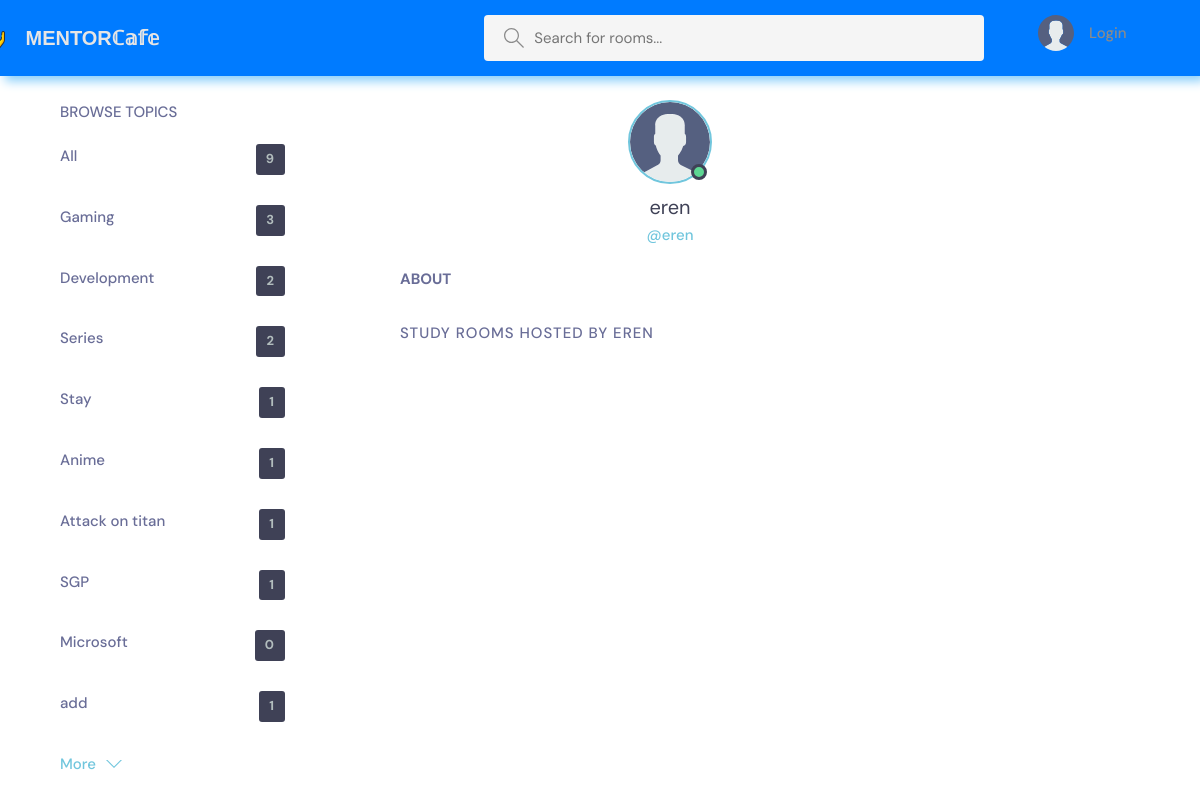
Page /profile/6 on the committed database.
### base/models.py (models this page shows, shortened)
class Topic(models.Model):
    name = models.CharField(max_length=255)

### base/views.py (the view)
# urls.py: path('profile/<slug:pk>', views.userProfile, name = "profile"),
def userProfile(request,pk):
    user = User.objects.get(id=pk)
    rooms = user.room_set.all()
    topics = Topic.objects.all()
    context = {'user': user,'topics':topics,'rooms':rooms}
    return render(request,'base/profile.html',context)

### base/templates/base/profile.html (shortened to what this page needs)
{% extends 'main.html'%}
{% load static%}
{%block content%}
<main class="profile-page layout layout--3">
        <div class="container">
          <div class="topics">
            <div class="topics__header">
              <h2>Browse Topics</h2>
            </div>
            <ul class="topics__list">
                <li>
                  <a href="{% url 'home' %}"> All <span>{{topics.count}}</span></a>
                </li>
                {%for topic in topics %}
                <li>
                  <a href="{% url 'home' %}?q={{topic.name}}">{{topic.name}} <span>{{topic.room_set.all.count}}</span></a>
                </li>
                {%endfor%}
              </ul>
            <button class="btn btn--link" href="/">
              More
              <svg version="1.1" xmlns="http://www.w3.org/2000/svg" width="32" height="32" viewBox="0 0 32 32">
                <title>chevron-down</title>
                <path d="M16 21l-13-13h-3l16 16 16-16h-3l-13 13z"></path>
              </svg>
            </button>
          </div>
          <div class="roomList">
            <div class="profile">
              <div class="profile__avatar">
                <div class="avatar avatar--large active">
                  <img src="{% static 'images/avatar.svg'%}" />
                </div>
              </div>
              <div class="profile__info">
                <h3>{{user.username}}</h3>
                <p>@{{user.username}}</p>
              </div>
              <div class="profile__about">
                <h3>About</h3>
              </div>
            </div>
            <div class="roomList__header">
              <div>
                <h2>Study Rooms Hosted by {{user.username}}</a>
                </h2>
              </div>
            </div>
          </div>
        </div>
      </main>
{%endblock%}

### static/styles/style.css (style rules this page uses)
:root { --color-main: #71c6dd; --color-main-light: #e1f6fb; --color-dark: #3f4156; --color-dark-medium: #51546e; --color-dark-light: #696d97; --color-light: #e5e5e5; --color-gray: #8b8b8b; --color-light-gray: #b2bdbd; --color-bg: #2d2d39; --color-success: #5dd693; --color-error: #fc4b0b; }
* { font-family: "DM Sans", -apple-system, BlinkMacSystemFont, "Segoe UI", Roboto, Oxygen, Ubuntu, Cantarell, "Open Sans", "Helvetica Neue", sans-serif; margin: 0; padding: 0; box-sizing: border-box; text-rendering: optimizeLegibility; font-size: inherit; }
html { font-size: 56.25%; }
@media only screen and (min-width: 1200px) { html { font-size: 62.5%; } }
body { line-height: 1.6; font-weight: 400; font-size: 1.5rem; color: var(--color-light-gray); background-color: WHITE; min-height: 100vh; }
img { width: 100%; }
a { display: inline-block; color: var(--color-main); text-decoration: none; }
.container { max-width: 120rem; width: 90%; margin: auto; }
.btn { background-color: transparent; border: none; display: inline-flex; align-items: center; gap: 1rem; cursor: pointer; transition: all ease-in-out 0.3s; padding: 1rem 2rem; border-radius: 5px; box-shadow: 1px 1px 3px 1px rgba(0, 0, 0, 0.15); font-weight: 500; }
.btn--link { border-radius: 0; padding: 0; color: var(--color-main); box-shadow: none; }
.btn > svg { fill: currentColor; width: 1.6rem; height: 1.6rem; }
.avatar { position: relative; display: inline-block; border-radius: 50%; border: 2px solid var(--color-main); }
.avatar img { display: block; border-radius: 50%; object-fit: cover; object-position: center; }
.avatar::after { content: ""; display: block; position: absolute; background-color: var(--color-gray); z-index: 111; border-radius: 50%; border: 0.3rem solid var(--color-dark); }
.avatar.active::after { background-color: var(--color-success); }
.avatar.avatar--large img { display: block; width: 8rem; height: 8rem; border-radius: 50%; }
.avatar.avatar--large:after { width: 1rem; height: 1rem; bottom: 2px; right: 3.5px; }
.layout { margin-top: 2.4rem; }
.layout > .container { display: flex; justify-content: space-between; align-items: flex-start; }
.layout--3 > .container > div:first-child { flex-basis: 50%; max-width: 22.5rem; }
.layout--3 > .container > div:nth-child(2) { flex-basis: 50%; }
.topics__header { margin-bottom: 2rem; }
.topics__header h2 { text-transform: uppercase; font-weight: 500; color: var(--color-dark-light); }
.topics__list { list-style: none; }
.topics__list li a { display: flex; justify-content: space-between; margin-bottom: 3rem; font-weight: 500; color: var(--color-dark-light); transition: all 0.3s ease-in-out; }
.topics__list li a span { padding: 0.5rem 1rem; background-color: var(--color-dark); color: var(--color-light-gray); border-radius: 3px; font-size: 1.3rem; font-weight: 700; letter-spacing: 1px; }
.roomList { position: relative; right: 200px; }
.roomList__header { display: flex; justify-content: space-between; align-items: center; margin-bottom: 2.4rem; }
.roomList__header h2 { text-transform: uppercase; font-weight: 500; color: var(--color-dark-light); letter-spacing: 1px; }
.profile { margin-bottom: 3rem; }
.profile__avatar { text-align: center; }
.profile__info { text-align: center; }
.profile__info h3 { font-size: 2rem; color: var(--color-dark); font-weight: 400; }
.profile__info p { color: var(--color-main); font-weight: 500; margin-bottom: 1rem; }
.profile__about { margin-top: 2rem; }
.profile__about h3 { text-transform: uppercase; color: var(--color-dark-light); margin-bottom: 0.5rem; }
.profile-page .roomList__header { margin-bottom: 1.5rem; }
.profile-page .roomList__header h2 { color: var(--color-dark-light); }

### rows in the picture
Topic: name "Gaming", room_set.all.count "3"
Topic: name "Development", room_set.all.count "2"
Topic: name "Series", room_set.all.count "2"
Topic: name "Stay", room_set.all.count "1"
Topic: name "Anime", room_set.all.count "1"
Topic: name "Attack on titan", room_set.all.count "1"
Topic: name "SGP", room_set.all.count "1"
Topic: name "Microsoft", room_set.all.count "0"
Topic: name "add", room_set.all.count "1"

### other values in the picture
{{ topics.count }} "9"
{{ user.username }} "eren"
{{ user.username }} "EREN"
